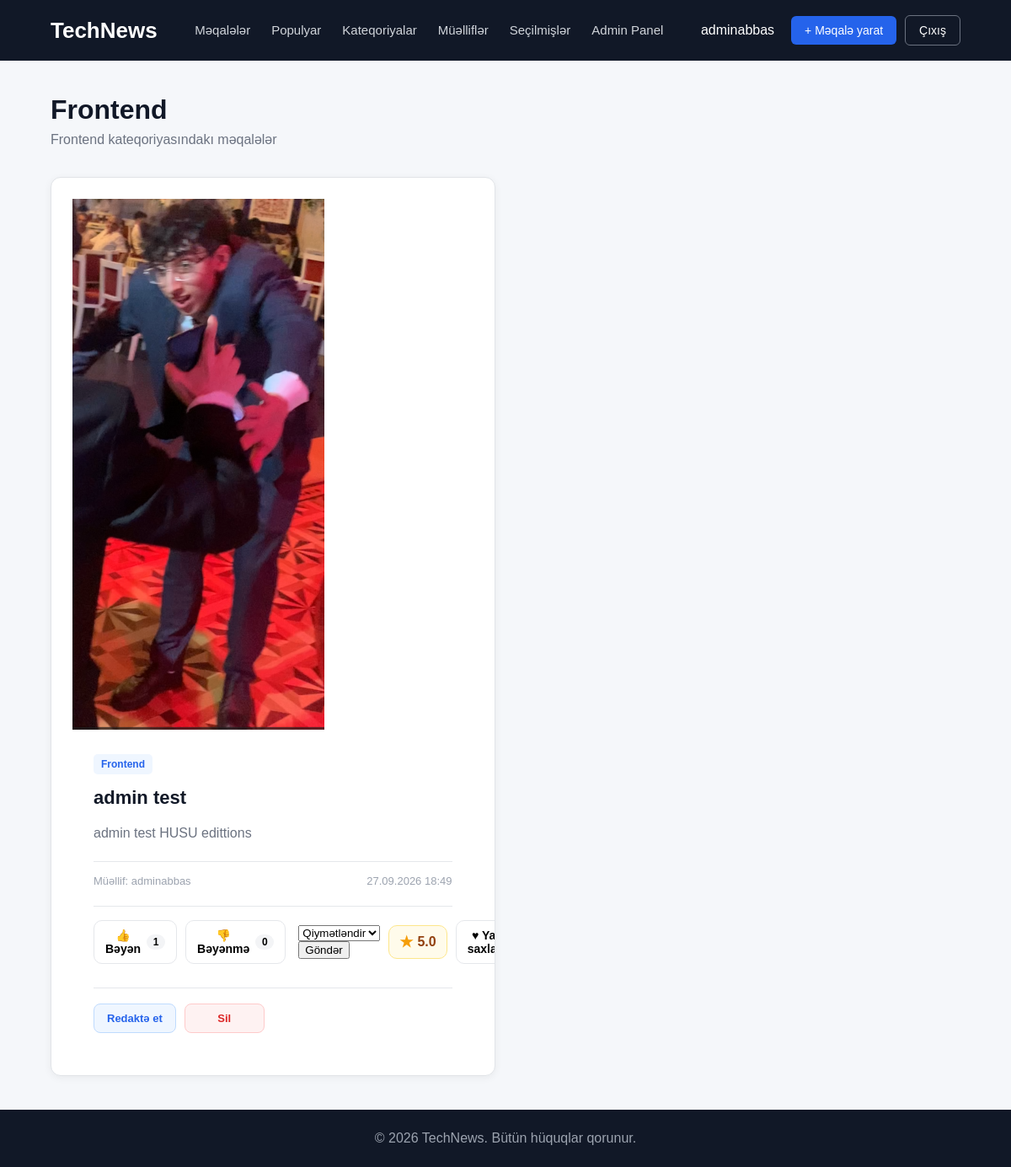
The page /categories/2/ (signed in) on the database its author committed.
### articles/models.py (models this page shows, shortened)
class Category(models.Model):
    name = models.CharField(max_length=100, unique=True)

class Article(models.Model):
    STATUS_CHOICES = [
        ('pending', 'Gözləyir'),
        ('published', 'Yayımlandı'),
        ('rejected', 'Rədd edildi'),
    ]
    title = models.CharField(max_length=255)
    image = models.ImageField(
    upload_to='articles/',
    blank=True,
    null=True
)
    content = models.TextField()
    category = models.ForeignKey(
        Category,
        on_delete=models.CASCADE,
        related_name='articles'
    )
    author = models.ForeignKey(
        User,
        on_delete=models.CASCADE,
        related_name='articles'
    )
    created_at = models.DateTimeField(
        auto_now_add=True
    )
    status = models.CharField(
        max_length=20,
        choices=STATUS_CHOICES,
        default='pending'
    )

### articles/views.py (the view)
# urls.py: path('categories/<int:category_id>/', views.category_detail, name='category_detail'),
@login_required
def category_detail(request, category_id):
    category = get_object_or_404(
        Category,
        id=category_id
    )
    articles = Article.objects.filter(
        category=category,
        status='published'
    ).annotate(
        like_count=Count(
            'reactions',
            filter=Q(reactions__reaction='like'),
            distinct=True
        ),
        dislike_count=Count(
            'reactions',
            filter=Q(reactions__reaction='dislike'),
            distinct=True
        ),
        average_rating=Avg(
            'ratings__value'
        )
    ).order_by('-created_at')
    favorite_article_ids = []
    if request.user.is_authenticated:
        favorite_article_ids = list(
            Favorite.objects.filter(
                user=request.user
            ).values_list(
                'article_id',
                flat=True
            )
        )
    return render(
        request,
        'articles/category_detail.html',
        {
            'category': category,
            'articles': articles,
            'favorite_article_ids': favorite_article_ids
        }
    )

### templates/articles/category_detail.html (shortened to what this page needs)
{% extends 'base.html' %}
{% block content %}
<div class="page-header">
    <h1>{{ category.name }}</h1>
    <p>
        {{ category.name }} kateqoriyasındakı məqalələr
    </p>
</div>
<div class="articles-grid">
    {% for article in articles %}
        <article class="article-card">
            {% if article.image %}
                <div class="article-image">
                    <img
                        src="{{ article.image.url }}"
                        alt="{{ article.title }}"
                    >
                </div>
            {% endif %}
            <div class="article-card-content">
                <span class="article-category">
                    {{ article.category.name }}
                </span>
                <h2>
                    {{ article.title }}
                </h2>
                <p>
                    {{ article.content|truncatewords:30 }}
                </p>
                <div class="article-info">
                    <span>
                        Müəllif: {{ article.author.username }}
                    </span>
                    <span>
                        {{ article.created_at|date:"d.m.Y H:i" }}
                    </span>
                </div>
                <div class="article-actions">
                    <div class="reaction-group">
                        <form
                            method="post"
                            action="{% url 'article_like' article.id %}"
                        >
                            <button
                                type="submit"
                                class="reaction-btn like-btn"
                            >
                                👍 Bəyən
                                <span class="reaction-count">
                                    {{ article.like_count }}
                                </span>
                            </button>
                        </form>
                        <form
                            method="post"
                            action="{% url 'article_dislike' article.id %}"
                        >
                            <button
                                type="submit"
                                class="reaction-btn dislike-btn"
                            >
                                👎 Bəyənmə
                                <span class="reaction-count">
                                    {{ article.dislike_count }}
                                </span>
                            </button>
                        </form>
                    </div>
                    <div class="article-extra">
                        <form
                            method="post"
                            action="{% url 'article_rating' article.id %}"
                        >
                            <select
                                name="rating"
                                class="rating-select"
                            >
                                <option value="">
                                    Qiymətləndir
                                </option>
                            </select>
                            <button
                                type="submit"
                                class="rating-button"
                            >
                                Göndər
                            </button>
                        </form>
                        <div class="rating-box">
                            <span class="rating-star">
                                ★
                            </span>
                            <span class="rating-value">
                                {% if article.average_rating %}
                                    {{ article.average_rating|floatformat:1 }}
                                {% else %}
                                    0.0
                                {% endif %}
                            </span>
                        </div>
                        <form
                            method="post"
                            action="{% url 'article_favorite' article.id %}"
                        >
                            {% if article.id in favorite_article_ids %}
                                <button
                                    type="submit"
                                    class="favorite-btn favorite-active"
                                >
                                    ♥ Yadda saxlanılıb
                                </button>
                            {% endif %}
                        </form>
                    </div>
                </div>
                {% if user.is_authenticated %}
                    {% if user.is_superuser or user.profile.role == 'admin' %}
                        <div class="article-admin-actions">
                            <a
                                href="{% url 'article_edit' article.id %}"
                                class="admin-edit-button"
                            >
                                Redaktə et
                            </a>
                            <a
                                href="{% url 'article_delete' article.id %}"
                                class="admin-delete-button"
                            >
                                Sil
                            </a>
                        </div>
                    {% endif %}
                {% endif %}
            </div>
        </article>
    {% endfor %}
</div>
{% endblock %}

### templates/base.html (shortened to what this page needs)
{% load static %}
<!DOCTYPE html>
<html lang="az">
<head>
    <link rel="stylesheet" href="{% static 'css/style.css' %}">
</head>
<body>
    <nav class="navbar">
        <div class="container navbar-container">
            <a href="/" class="logo">
                TechNews
            </a>
            <ul class="nav-menu">
                <li>
                    <a href="{% url 'article_list' %}">
                        Məqalələr
                    </a>
                </li>
                <li>
                    <a href="{% url 'popular' %}">
                        Populyar
                    </a>
                </li>
                <li>
                    <a href="{% url 'categories' %}">
                        Kateqoriyalar
                    </a>
                </li>
                <li>
                    <a href="{% url 'authors' %}">
                        Müəlliflər
                    </a>
                </li>
                {% if user.is_authenticated %}
                    <li>
                        <a href="{% url 'favorites' %}">
                            Seçilmişlər
                        </a>
                    </li>
                {% endif %}
                {% if user.is_authenticated and user.profile.role == 'admin' %}
                    <li>
                        <a href="{% url 'admin_dashboard' %}">
                            Admin Panel
                        </a>
                    </li>
                {% endif %}
            </ul>
            <div class="user-menu">
                {% if user.is_authenticated %}
                    <span class="username">
                        {{ user.username }}
                    </span>
                    <a href="{% url 'article_create' %}"
                       class="btn btn-primary">
                        + Məqalə yarat
                    </a>
                    <a href="{% url 'logout' %}"
                       class="btn btn-outline">
                        Çıxış
                    </a>
                {% endif %}
            </div>
        </div>
    </nav>
    <main class="main-content">
        <div class="container">
            {% block content %}
            {% endblock %}
        </div>
    </main>
    <footer class="footer">
        <div class="container">
            <p>
                © 2026 TechNews. Bütün hüquqlar qorunur.
            </p>
        </div>
    </footer>
</body>
</html>

### static/css/style.css (style rules this page uses)
* { box-sizing: border-box; }
body { margin: 0; font-family: Arial, sans-serif; background-color: #f5f7fa; color: #222; }
a { text-decoration: none; }
.container { width: 90%; max-width: 1200px; margin: 0 auto; }
.navbar { background-color: #111827; padding: 18px 0; }
.navbar-container { display: flex; align-items: center; justify-content: space-between; gap: 30px; }
.logo { color: white; font-size: 26px; font-weight: bold; }
.nav-menu { display: flex; align-items: center; gap: 25px; list-style: none; margin: 0; padding: 0; }
.nav-menu a { color: #d1d5db; font-size: 15px; transition: 0.2s; }
.user-menu { display: flex; align-items: center; gap: 10px; }
.username { color: white; margin-right: 10px; }
.btn { padding: 9px 16px; border-radius: 6px; font-size: 14px; display: inline-block; }
.btn-primary { background-color: #2563eb; color: white; }
.btn-outline { border: 1px solid #6b7280; color: white; }
.main-content { min-height: 75vh; padding: 40px 0; }
.footer { background-color: #111827; color: #9ca3af; padding: 25px 0; text-align: center; }
.footer p { margin: 0; }
.page-header { margin-bottom: 30px; }
.page-header h1 { margin-bottom: 8px; font-size: 32px; }
.page-header p { color: #6b7280; margin: 0; }
.articles-grid { display: grid; grid-template-columns: repeat(2, 1fr); gap: 25px; }
.article-card { background-color: white; border-radius: 10px; padding: 25px; box-shadow: 0 2px 10px rgba(0, 0, 0, 0.06); }
.article-category { color: #2563eb; font-size: 14px; font-weight: bold; }
.article-card h2 { margin: 12px 0; font-size: 22px; }
.article-card p { color: #6b7280; line-height: 1.6; }
.article-info { display: flex; justify-content: space-between; margin-top: 20px; padding-top: 15px; border-top: 1px solid #eee; color: #6b7280; font-size: 13px; }
.page-header { margin-bottom: 35px; }
.page-header h1 { margin: 0 0 8px; font-size: 32px; color: #111827; }
.page-header p { margin: 0; color: #6b7280; }
.article-card { background: #ffffff; border: 1px solid #e1e4e8; border-radius: 12px; overflow: hidden; transition: 0.2s; }
.article-card-content { padding: 25px; }
.article-category { display: inline-block; color: #2563eb; background: #eff6ff; padding: 5px 9px; border-radius: 5px; font-size: 12px; font-weight: 700; }
.article-card h2 { margin: 15px 0 10px; font-size: 22px; color: #111827; }
.article-info { display: flex; justify-content: space-between; margin-top: 20px; padding-top: 15px; border-top: 1px solid #e5e7eb; color: #9ca3af; font-size: 13px; }
.article-actions { margin-top: 22px; padding-top: 16px; border-top: 1px solid #e5e7eb; display: flex; justify-content: space-between; align-items: center; gap: 15px; }
.reaction-group, .article-extra { display: flex; align-items: center; gap: 10px; }
.reaction-btn { border: 1px solid #e5e7eb; background: #ffffff; border-radius: 10px; padding: 9px 13px; display: flex; align-items: center; gap: 7px; font-size: 14px; font-weight: 600; cursor: pointer; transition: 0.2s; }
.reaction-count { min-width: 22px; padding: 2px 6px; background: #f3f4f6; border-radius: 20px; font-size: 12px; text-align: center; }
.rating-box { display: flex; align-items: center; gap: 5px; padding: 8px 12px; background: #fffbeb; border: 1px solid #fde68a; border-radius: 10px; font-weight: 700; }
.rating-star { color: #f59e0b; font-size: 18px; }
.rating-value { color: #92400e; }
.favorite-btn { border: 1px solid #e5e7eb; background: #ffffff; border-radius: 10px; padding: 9px 13px; display: flex; align-items: center; gap: 7px; font-size: 14px; font-weight: 600; cursor: pointer; transition: 0.2s; }
.article-admin-actions { display: flex; align-items: center; gap: 10px; margin-top: 28px; padding-top: 18px; border-top: 1px solid #e5e7eb; }
.admin-edit-button, .admin-delete-button { display: inline-flex; align-items: center; justify-content: center; min-width: 95px; padding: 9px 15px; border-radius: 8px; font-size: 13px; font-weight: 700; text-decoration: none; transition: background 0.2s ease, color 0.2s ease, border-color 0.2s ease, transform 0.2s ease; }
.admin-edit-button { color: #2563eb; background: #eff6ff; border: 1px solid #bfdbfe; }
.admin-delete-button { color: #dc2626; background: #fef2f2; border: 1px solid #fecaca; }

### rows shown on the page
Category: name "Frontend"
Article: image (picture), category.name "Frontend", title "admin test", content "admin test HUSU edittions", author.username "adminabbas", created_at "27.09.2026 18:49", like_count "1", dislike_count "0", average_rating "5.0"

### other values the page prints
{{ user.username }} "adminabbas"
